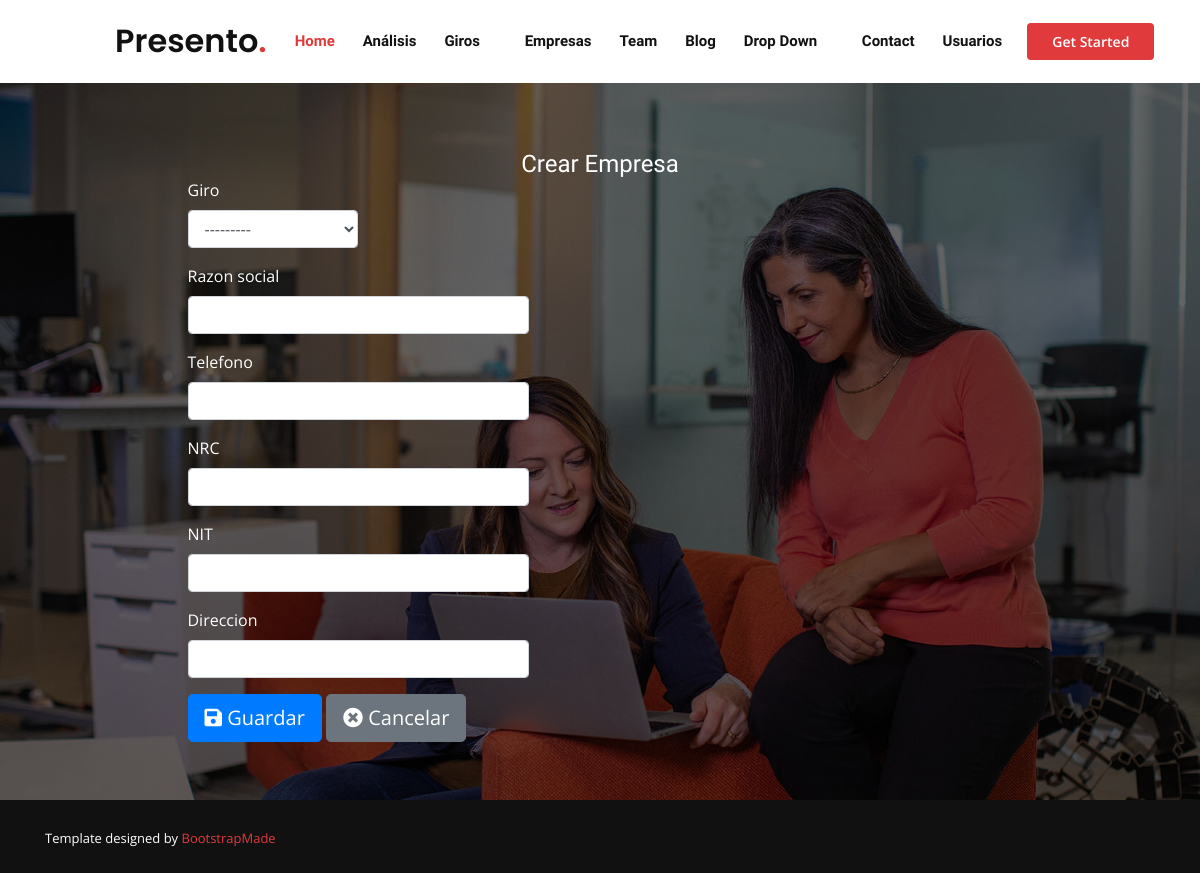
The app's page /Empresa/crear, older data.
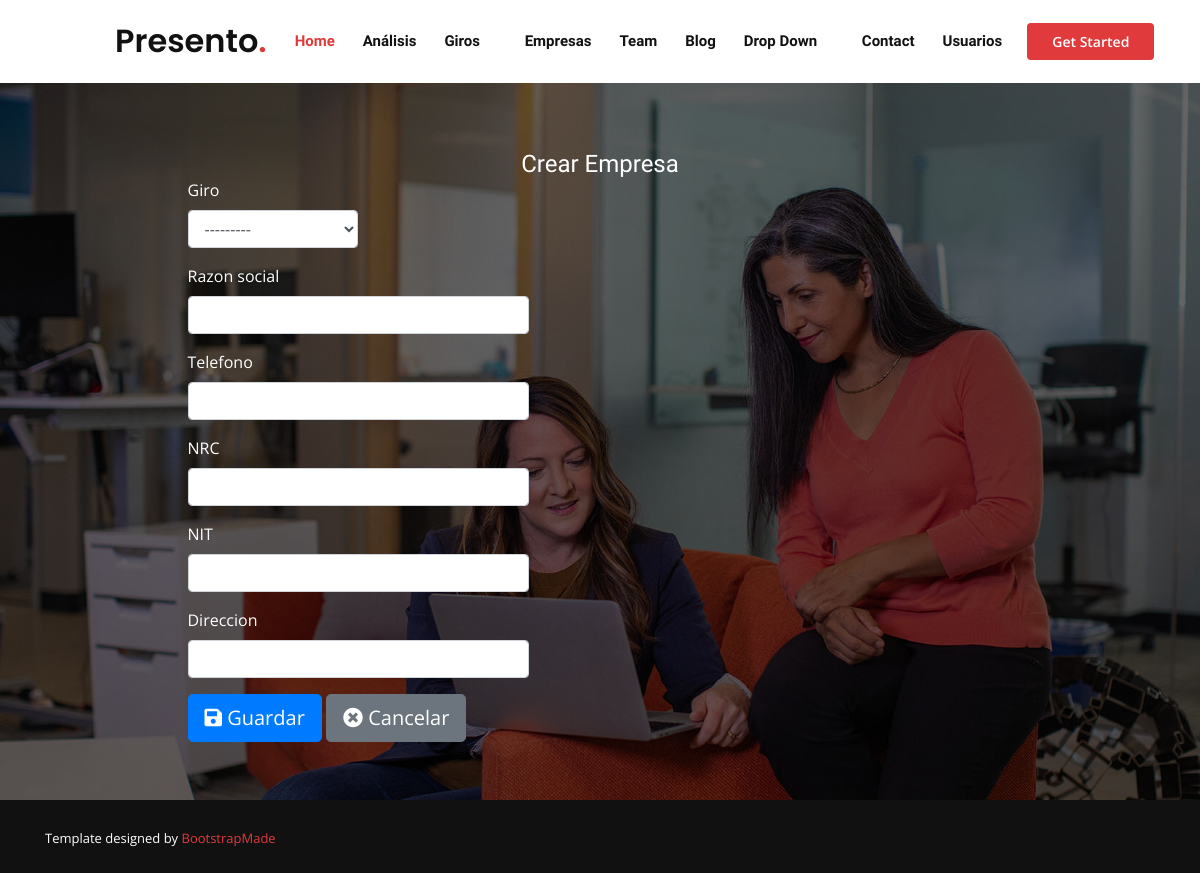
The same page, newer data.
### Giro/models.py (models this page shows)
class Giro(models.Model):
    SECTOR = (
        ('SP', 'Sector primario'),
        ('SS', 'Sector secundario'),
        ('ST', 'Sector terciario'),
    )
    idGiro = models.PositiveIntegerField(primary_key=True, validators=[MinValueValidator(1), MaxValueValidator(99)])
    nombreGiro = models.CharField(max_length=100)
    sector = models.CharField(choices=SECTOR, max_length=2)
    def __str__(self):
        return  self.nombreGiro

### Empresa/views.py (the view)
# urls.py: path('crear',crear_Empresa.as_view(), name='crear'),
class crear_Empresa(SuccessMessageMixin,CreateView):
    model= Empresa
    form_class= Empresa_Forms
    template_name= 'Empresa/crear_Empresa.html'
    success_url = reverse_lazy('Empresa:mostrar')
    Success_message = 'Empresa creada con exito'

### Empresa/forms.py
class Empresa_Forms(forms.ModelForm):
    class Meta:
        model = Empresa
        fields=[
            'idEmpresa',
            'idGiro',
            'rasonsocial',
            'telefono',
            'nrc',
            'nit',
            'direccion',
        ]
        labels={
            'idEmpresa' :'id',
            'idGiro': 'Giro',
            'rasonsocial': 'rasonsocial',
            'telefono': 'telefono',
            'nrc':'NCR',
            'nit':'NIT',
            'direccion':'direccion',
        }
        widgets = {
            'idEmpresa': forms.TextInput(attrs={'class': 'form-control'}),
            'idGiro':forms.Select(attrs={'class': 'form-control'}),
            'rasonsocial':forms.TextInput(attrs={'class': 'form-control'}),
            'telefono':forms.TextInput(attrs={'class': 'form-control'}),
            'nrc':forms.TextInput(attrs={'class': 'form-control'}),
            'nit':forms.TextInput(attrs={'class': 'form-control'}),
            'direccion':forms.TextInput(attrs={'class': 'form-control'}),
        }

### templates/Empresa/crear_Empresa.html (shortened to what this page needs)
{% extends 'Base/base.html' %}
{% block content %}
<!Doctype html>
<div class="container">
    <div class="row mt-3" >
      <div class="col-md-9 mx-auto">
        <div>
					<h2 style="text-align: center;">Crear Empresa</h2>
					<form method="POST">
            <div class="row">
							<div class="col-md-10 col-md-offset-2">
								<div class="form-group" style="width: 25%;">
									<label style="color: white;">Giro</label>
									{{ form.idGiro }}
								</div>
							</div>
						</div>
            <div class="row">
							<div class="col-md-10 col-md-offset-2">
								<div class="form-group" style="width: 50%;">
									<label style="color: white;">Razon social</label>
									{{ form.rasonsocial }}
								</div>
							</div>
						</div>
            <div class="row">
							<div class="col-md-10 col-md-offset-2">
								<div class="form-group" style="width: 50%;">
									<label style="color: white;">Telefono</label>
									{{ form.telefono }}
								</div>
							</div>
                        </div>
            <div class="row">
							<div class="col-md-10 col-md-offset-2">
								<div class="form-group" style="width: 50%;">
									<label style="color: white;" >NRC</label>
									{{ form.nrc }}
								</div>
							</div>
                        </div>
            <div class="row">
							<div class="col-md-10 col-md-offset-2">
								<div class="form-group" style="width: 50%;">
									<label style="color: white;" >NIT</label>
									{{ form.nit }}
								</div>
							</div>
                        </div>
            <div class="row">
							<div class="col-md-10 col-md-offset-2">
								<div class="form-group" style="width: 50%;">
									<label style="color: white;" >Direccion</label>
									{{ form.direccion }}
								</div>
							</div>
						</div>
						<div class="row">
							<div class="col-md-10 col-md-offset-2">
								<div align= "left" class="btn_crear mb-3">
									<button class="btn btn-primary btn-lg" type="submit"><i class="fas fa-save"></i> Guardar</button>
                  <a type="button" class="btn btn-secondary btn-lg" href="javascript:window.history.back();"><i class="fas fa-times-circle"></i> Cancelar</a>
								</div>
							</div>
						</div>
					</form>
				</div>
			</div>
		</div>
	</div>
{% endblock%}

Row changes from the older to the newer data that the page shows:
removed Giro: idGiro "---------"
Text that changed along with them:
form field idGiro: (not shown) → "---------"
